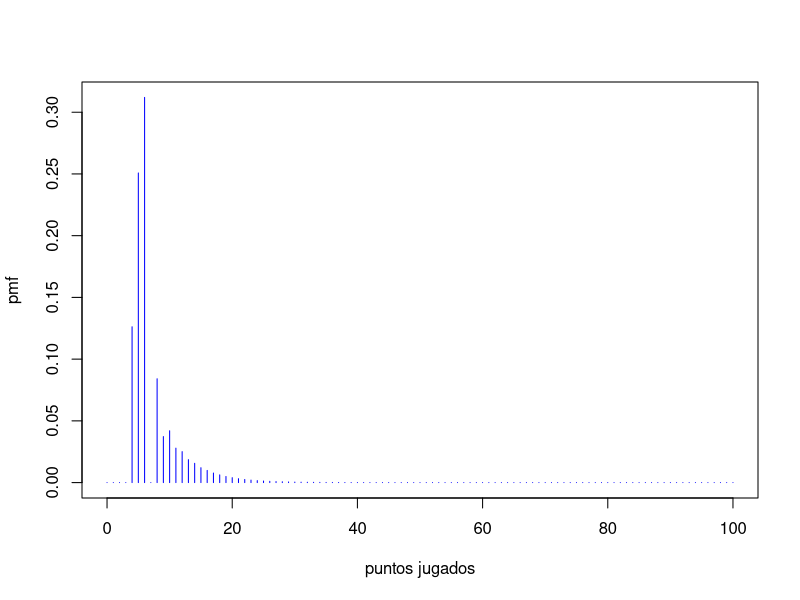

Generate this figure with R:
# Diego Isau Barranco Herrera

# feller v1 ernhfest

P <- matrix(c(1, 2, 3, 4, 5, 6,0,8,3), nrow= 3, ncol = 3)
P1 <- matrix(c(1, 2, 3, 4, 5, 6,0,8,3), nrow= 3, ncol = 3)
p2 <- matrix(1:6, nrow = 3, ncol = 2)
p3 <- matrix(1:4, nrow=2, ncol=2)
A1 <- matrix(c(0.2,0.8,1,0), ncol = 2, nrow = 2)
A1[2,2]
A1[1,2]

# comment

Pmat <- function(p){
  # juego (A, B)
  
  # 01 (0, 0)  #02 (15, 0) #03 (30, 0)  #04 (40,0)
  # 05 (0, 15) #06 (15,15) # 07 (30, 15)  #08 (40, 15)
  # 09 (0,30)  #10 (15,30) #11 (30, 30) #12 (40, 30)
  # 13 0, 40  #14 15, 40 #15 30,40 #16 (40,40) deuce
  # 17 Ven A
  # 18 Ven B
  # 19 A gana
  # 20 B gana
  
  P <- matrix(0,20,20)

  P[1,2]<- P[2,3]<-P[3,4]<-P[4,19] <- p #jugador A gana
  P[1,5]<- P[2,6]<-P[3,7]<-P[4,8]<-1-p #jugador B gana
  P[5,6]<-P[6,7]<-P[7,8]<-P[8,19]<-p
  P[5,9] <- P[6,10] <- P[7,11] <- P[8,12] <- 1-p
  P[9,10] <- P[10,11] <- P[11,12] <- P[12,19]<- p
  P[9,13] <- P[10,14]<- P[11,15]<-P[12,16]<- 1-p
  P[13,14]<- P[14,15]<- P[15,16]<-P[16,17] <- p
  P[13,20]<- P[14,20]<- P[15,20]<- P[16,18]<- 1-p
  P[17,18]<-p
  P[17,16]<-1-p
  P[18,16]<- p
  P[18,20]<- 1-p
  P[19,19] <- 1
  P[20,20] <- 1
  
  return(P)
}


P <- Pmat(0.48) # 50% prob de que A gane
n <- 0
pi_n <- c(1, rep(0,19))
cdf <- pi_n[19] + pi_n[20]
max_n <- 100
for (n in 1:max_n){
  
  pi_n <- pi_n %*% P
  cdf[n+1] <- pi_n[19] + pi_n[20]
} 

pmf <- cdf - c(0, cdf[1:max_n])
plot(0:max_n, pmf, type='h', xlab='puntos jugados', col='blue')


  